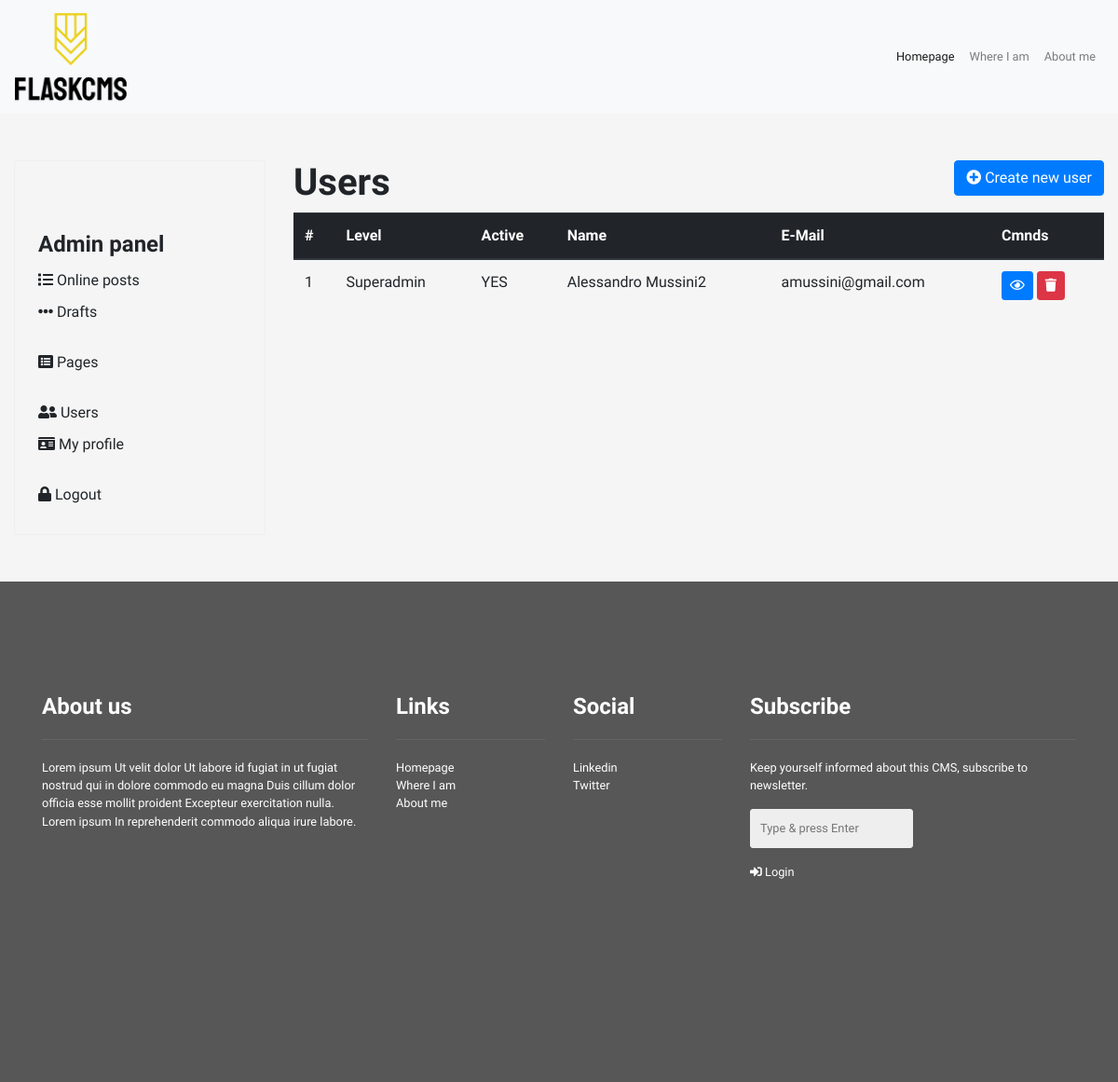
/admin/users (signed in), run on an earlier commit of the app's database.
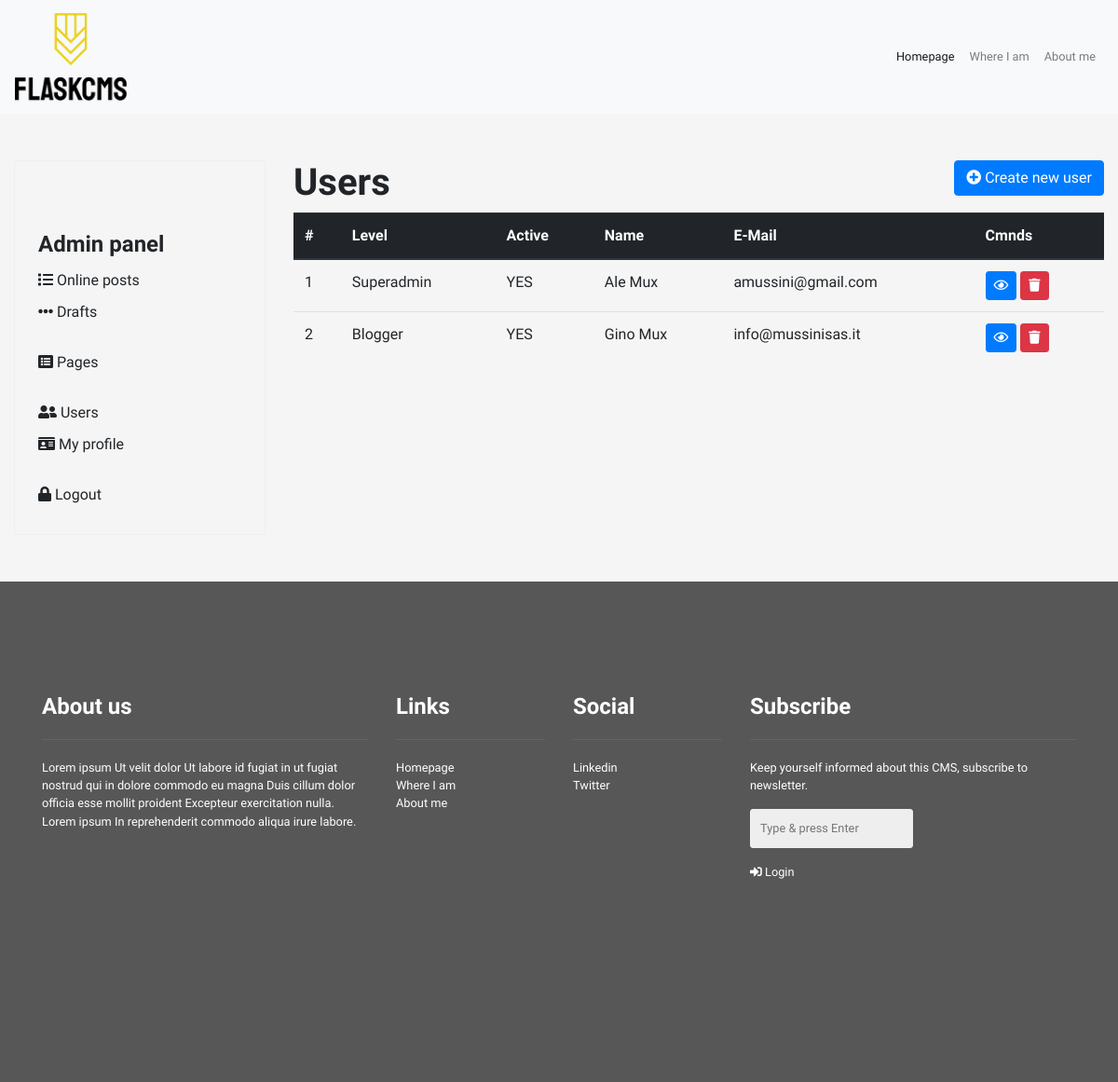
And on a later commit of the database.
### tables this page shows
CREATE TABLE 'pages' ('idpages' integer PRIMARY KEY AUTOINCREMENT NOT NULL, 'is_visible' integer DEFAULT 0 , 'title' varchar(500), 'subtitle' varchar(500), 'text' text, 'menu_item' integer DEFAULT 0 , 'menu_order' integer DEFAULT 0 , 'photo' varchar(150), 'locked' boolean DEFAULT 0, 'meta_title' varchar(150) DEFAULT '', 'meta_description' varchar(500), 'meta_keywords' varchar(150), 'meta_image' varchar(150), 'url' varchar(250));

CREATE TABLE "users" (
	"id"	INTEGER NOT NULL,
	"email"	TEXT NOT NULL,
	"password"	TEXT NOT NULL,
	"active"	integer DEFAULT 0,
	"name"	varchar(100),
	"idusers_level"	INTEGER DEFAULT 0,
	"photo"	varchar(250),
	PRIMARY KEY("id" AUTOINCREMENT)
);

CREATE TABLE 'users_level' ('idusers_level' integer PRIMARY KEY AUTOINCREMENT NOT NULL, 'label' varchar(20));

### application.py (the view)
@app.route("/admin/users", methods=["GET", "POST"])
@login_required
def admin_users():
    opt = global_options(db)
    menu = global_menu(db)
    this_page = admin_default_tags()
    rows = db.execute("SELECT users.*, users_level.* FROM users, users_level WHERE users.idusers_level = users_level.idusers_level ORDER BY users.idusers_level ASC, users.email ASC")
    return render_template("admin-users.html", opt = opt, menu = menu, page = this_page, rows = rows)

### application.py (called while the page is built)
@app.after_request
def after_request(response):
    response.headers["Cache-Control"] = "no-cache, no-store, must-revalidate"
    response.headers["Expires"] = 0
    response.headers["Pragma"] = "no-cache"
    return response

### helpers.py (called while the page is built)
def login_required(f):
    @wraps(f)
    def decorated_function(*args, **kwargs):
        if session.get("user_id") is None:
            return redirect("/admin")
        return f(*args, **kwargs)
    return decorated_function

def global_options(db):
    globals = db.execute("SELECT * FROM options WHERE id=1")
    return globals[0]

def global_menu(db):
    menu = db.execute("SELECT url, title FROM pages WHERE is_visible=1 AND menu_item=1 ORDER BY menu_order ASC")
    return menu

def admin_default_tags():
    tags = {
        'meta_title': 'ADMIN CONTROL PANEL'
    }
    return tags

### templates/admin-users.html (shortened to what this page needs)
{% extends "admin-base.html" %}
{% block content %}
<div class="col-md-9 col-lg-9">
    <h1>Users<button class="btn btn-md btn-primary float-right" onclick="Admin.user.create()"><i class="fas fa-plus-circle"></i> Create new user</button></h1>
    <div class="table-responsive-sm">
    <table class="table">
        <thead class="thead-dark">
          <tr>
            <th scope="col">#</th>
            <th scope="col">Level</th>
            <th scope="col">Active</th>
            <th scope="col">Name</th>
            <th scope="col">E-Mail</th>
            <th scope="col">Cmnds</th>
          </tr>
        </thead>
        <tbody>
          {% for row in rows %}
          <tr>
            <td scope="row">{{row['id']}}</td>
            <td>{{row['label']}}</td>
            <td>{% if row['active'] == 1 %}YES{% else %}NO{% endif %} </td>
            <td>{{row['name']}}</td>
            <td>{{row['email']}}</td>
            <td>
                <button type="button" class="btn btn-sm btn-primary" onclick="Admin.user.view({{row['id']}})"><i class="far fa-eye"></i></button>
                <button type="button" class="btn btn-sm btn-danger" onclick="Admin.user.delete({{row['id']}})"><i class="fa fa-trash"></i></button>
            </td>
          </tr>
          {% endfor %}
        </tbody>
      </table>
    </div>
</div>
{% endblock %}

### templates/admin-base.html (shortened to what the changed rows need)
<!DOCTYPE html>
<html lang="en">
    <head>
        <link href="https://maxcdn.bootstrapcdn.com/bootstrap/4.1.3/css/bootstrap.min.css" rel="stylesheet">
        <link href="//cdn.quilljs.com/1.3.6/quill.snow.css" rel="stylesheet">
        <link href="/static/css/style.css" rel="stylesheet">
        <link rel="stylesheet" href="https://cdnjs.cloudflare.com/ajax/libs/animate.css/4.0.0/animate.min.css" />
        <link rel="stylesheet" href="https://use.fontawesome.com/releases/v5.13.1/css/all.css">
    </head>
    <body>
      <nav class="navbar navbar-expand-lg navbar-light bg-light">
          <div class="collapse navbar-collapse" id="navbarSupportedContent">
            <ul class="navbar-nav ">
              {%
              for item in menu
              %}
              {% if item.url == 'homepage' %}
              <li class="nav-item active">
                <a class="nav-link" href="/">{{item.title}}</a>
              </li>
              {% else %}
              <li class="nav-item">
                <a class="nav-link" href="/pages/{{item.url}}">{{item.title}}</a>
              </li>
              {% endif %}
              {%
              endfor
              %}
            </ul>
          </div>
      </nav>
      <div id="contents">
        <div class="container container-2">
            <div class="row">
                {% block content %}{% endblock %}
            </div>
        </div>
      </div>
      <footer>
        <div class="container">
        <div class="row">
          <div class="col-sm-12 col-md-2">
            <ul>
              {%
              for item in menu
              %}
              {% if item.url == 'homepage' %}
              <li class="nav-item active">
                <a class="nav-link" href="/">{{item.title}}</a>
              </li>
              {% else %}
              <li class="nav-item">
                <a class="nav-link" href="/pages/{{item.url}}">{{item.title}}</a>
              </li>
              {% endif %}
              {%
              endfor
              %}
            </ul>
          </div>
        </div>
      </div>
      </footer>
    </body>
</html>

What changed in the data, as far as the page shows it:
changed users "amussini@gmail.com": name "Alessandro Mussini2" → "Ale Mux"
added users: id "2", label "Blogger", active "YES", name "Gino Mux", email "info@mussinisas.it"
